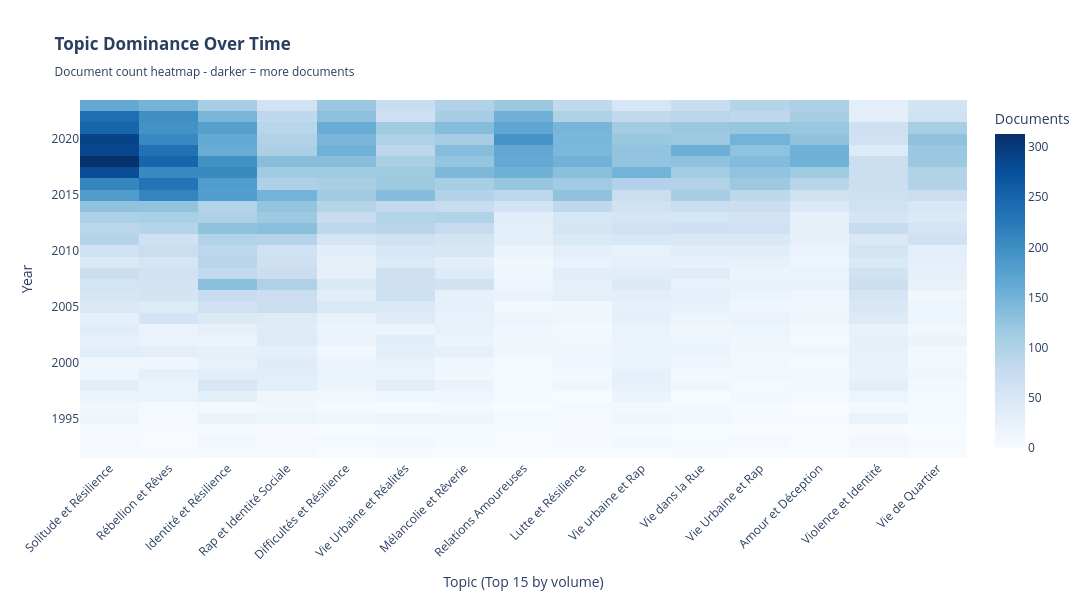

Source (notebook cell):
### Code cell
# ============ VIZ 11: TOPIC DOMINANCE HEATMAP (RANKED) ============
# Get top N topics per year
topic_year = temporal_df.groupby(['Year', 'Label'])['Count'].sum().reset_index()
pivot_rank = topic_year.pivot_table(
    index='Year',
    columns='Label',
    values='Count',
    fill_value=0
)

# Rank topics by total volume (sort columns)
topic_totals = pivot_rank.sum().sort_values(ascending=False)
pivot_rank = pivot_rank[topic_totals.index[:15]]  # Top 15 topics

# Heatmap
fig11 = go.Figure(data=go.Heatmap(
    z=pivot_rank.values,
    x=pivot_rank.columns,
    y=pivot_rank.index,
    colorscale='Blues',
    colorbar=dict(title='Documents')
))

fig11.update_layout(
    title="<b>Topic Dominance Over Time</b><br><sub>Document count heatmap - darker = more documents</sub>",
    xaxis_title="Topic (Top 15 by volume)",
    yaxis_title="Year",
    height=600,
    width=1200,
    template="plotly_white",
    xaxis=dict(tickangle=-45)
)

fig11.write_html("songs_viz_11_dominance_heatmap.html")
print("✓ Saved: viz_11_dominance_heatmap.html")
fig11

### Figure 1 — Plotly figure (JSON) as saved in the notebook; plotly's stock layout.template omitted (floating-point values rounded to 4 significant figures; data arrays with more than 128 entries replaced by an {"elided": "..."} marker saying what was removed)
{"data": [{"colorbar": {"title": {"text": "Documents"}}, "colorscale": [[0, "rgb(247,251,255)"], [0.125, "rgb(222,235,247)"], [0.25, "rgb(198,219,239)"], [0.375, "rgb(158,202,225)"], [0.5, "rgb(107,174,214)"], [0.625, "rgb(66,146,198)"], [0.75, "rgb(33,113,181)"], [0.875, "rgb(8,81,156)"], [1, "rgb(8,48,107)"]], "type": "heatmap", "x": ["Solitude et Résilience", "Rébellion et Rêves", "Identité et Résilience", "Rap et Identité Sociale", "Difficultés et Résilience", "Vie Urbaine et Réalités", "Mélancolie et Rêverie", "Relations Amoureuses", "Lutte et Résilience", "Vie urbaine et Rap", "Vie dans la Rue", "Vie Urbaine et Rap", "Amour et Déception", "Violence et Identité", "Vie de Quartier"], "y": [1992, 1993, 1994, 1995, 1996, 1997, 1998, 1999, 2000, 2001, 2002, 2003, 2004, 2005, 2006, 2007, 2008, 2009, 2010, 2011, 2012, 2013, 2014, 2015, 2016, 2017, 2018, 2019, 2020, 2021, 2022, 2023], "z": {"elided": "32x15 float values"}}], "layout": {"height": 600, "title": {"text": "<b>Topic Dominance Over Time</b><br><sub>Document count heatmap - darker = more documents</sub>"}, "width": 1200, "xaxis": {"tickangle": -45, "title": {"text": "Topic (Top 15 by volume)"}}, "yaxis": {"title": {"text": "Year"}}}}
